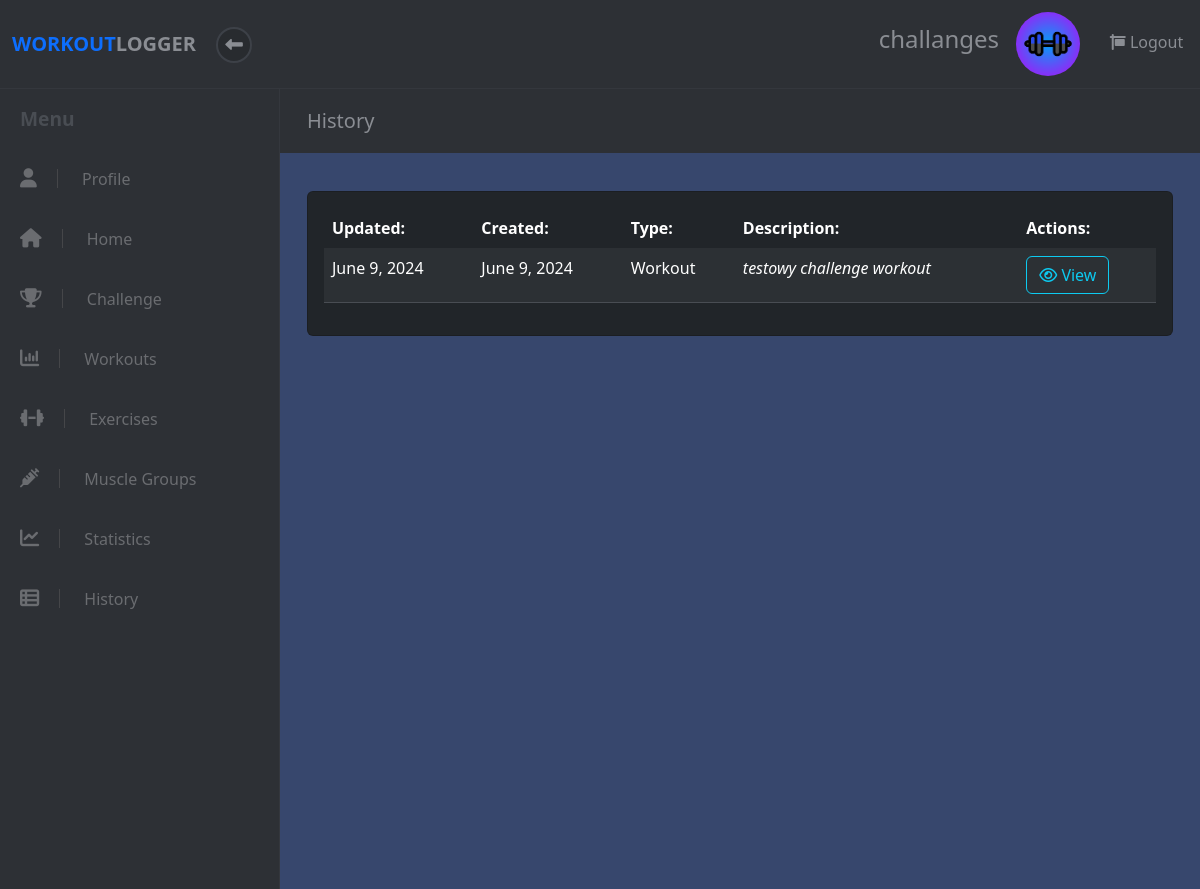
/history (signed in), run on an earlier commit of the app's database.
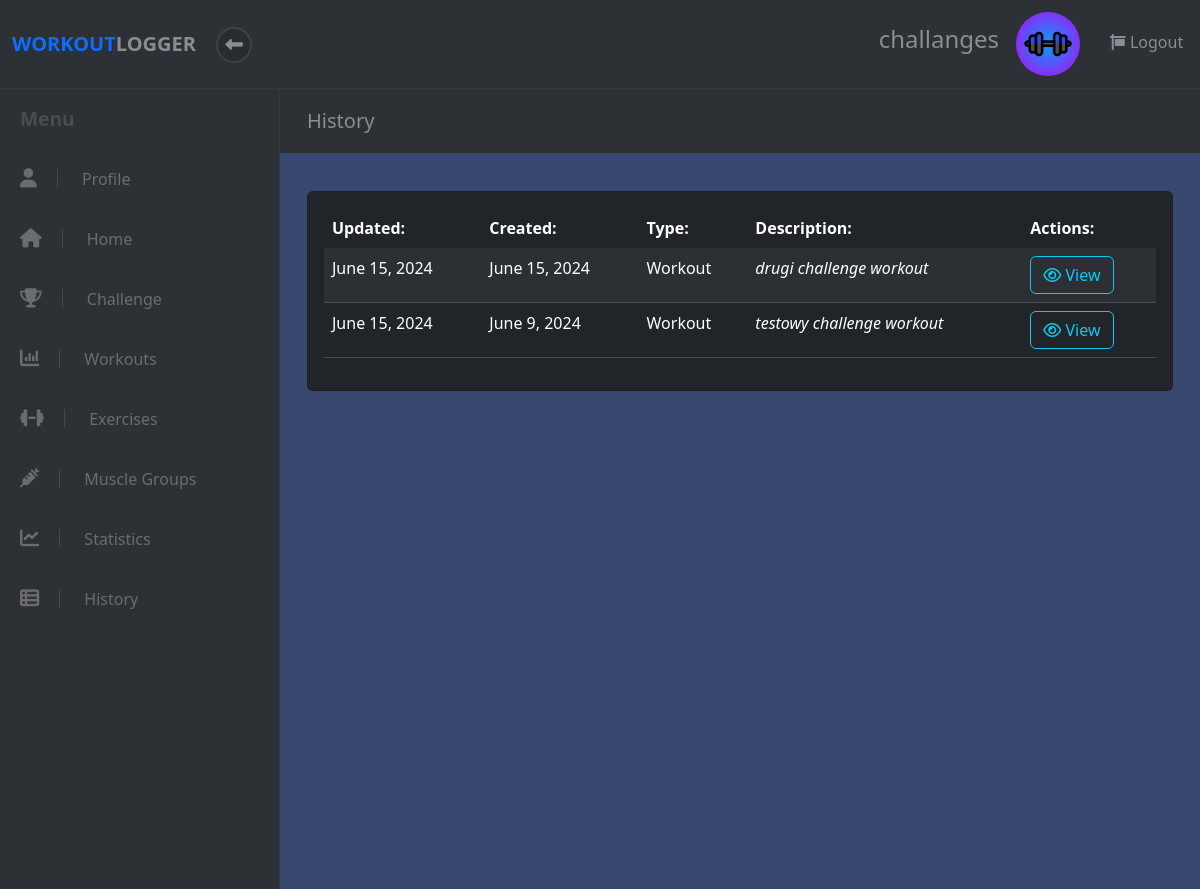
And on a later commit of the database.
### workout/models.py (models this page shows, shortened)
class User(models.Model):
    username = models.CharField(max_length=20)
    email = models.CharField(max_length=50)
    password = models.CharField(max_length=22)
    created_at = models.DateTimeField(auto_now_add=True)
    updated_at = models.DateTimeField(auto_now=True)
    profile_photo_url = models.CharField(max_length=255, blank=True, null=True)
    background_photo_url = models.CharField(max_length=255, blank=True, null=True)
    objects = UserManager()

class Workout(models.Model):
    name = models.CharField(max_length=50)
    description = models.CharField(max_length=150)
    completed = models.BooleanField(default=False)
    is_shared = models.BooleanField(default=False)
    user = models.ForeignKey(User, on_delete=models.CASCADE, default=None)
    challenge = models.ForeignKey(Challenge, on_delete=models.CASCADE, default=None, blank=True, null=True)
    created_at = models.DateTimeField(auto_now_add=True)
    updated_at = models.DateTimeField(auto_now=True)
    def class_name(self):
        return self.__class__.__name__

### workout/views.py (the view)
# urls.py: re_path(r'^history$', views.view_all),
def view_all(request):
    try:
        user = User.objects.get(id=request.session["user_id"])
        workout_list = Workout.objects.filter(user__id=user.id)
        ste_list = StrengthTrainingExercise.objects.filter(user__id=user.id)
        ete_list = EnduranceTrainingExercise.objects.filter(user__id=user.id)
        be_list = BalanceExercise.objects.filter(user__id=user.id)
        fe_list = FlexibilityExercise.objects.filter(user__id=user.id)
        page = request.GET.get('page', 1)
        data_list = list(chain(workout_list, ste_list,ete_list, be_list, fe_list))
        paginator = Paginator(sorted(data_list, key=lambda x: x.updated_at, reverse=True), 12)
        try:
            data = paginator.page(page)
        except PageNotAnInteger:
            data = paginator.page(1)
        except EmptyPage:
            data = paginator.page(paginator.num_pages)
        data = {
            'user': user,
            'data': data,
        }
        return render(request, "workout/view_all.html", data)
    except (KeyError, User.DoesNotExist) as err:
        messages.info(request, "You must be logged in to view this page.", extra_tags="invalid_session")
        logging.warning("User must be logged in to view 'view_all'.")
        return redirect("/")

### workout/templates/workout/view_all.html (shortened to what this page needs)
<!DOCTYPE html>
<html>
  <head>
    {% load static %}
    <link
      rel="stylesheet"
      href="{% static 'fontawesomefree/css/all.min.css' %}"
    />
    <link rel="stylesheet" href="../../static/workout/styles.css" />
    {% load bootstrap5 %} {% bootstrap_css %} {% bootstrap_javascript %}
  </head>
  <body>
    {% include 'workout/widgets/header.html' %}
    <div class="d-flex align-items-stretch">
      {% include 'workout/widgets/sidebar.html' %}
      <div class="page-content">
        <div class="page-header">
          <div class="container-fluid">
            <h2 class="h5 no-margin-bottom">History</h2>
          </div>
        </div>
        <section class="no-padding-bottom">
          <div class="container-fluid">
            <div class="row">
              <div class="col-lg-12 pb-4">
                {% if data %}
                <div class="card bg-dark add-exercise mb-4 mt-2">
                  <div class="card-body">
                    <table
                      class="table table-dark table-striped all-data-table text-light"
                    >
                      <thead>
                        <tr>
                          <th scope="col">Updated:</th>
                          <th scope="col">Created:</th>
                          <th scope="col">Type:</th>
                          <th scope="col">Description:</th>
                          <th scope="col">Actions:</th>
                        </tr>
                      </thead>
                      <tbody>
                        {% for info in data %}
                        <tr>
                          <td scope="row">{{info.updated_at | date}}</td>
                          <td scope="row">{{info.created_at | date}}</td>
                          <td scope="row">
                            {% if info.exercise_name %}
                                {{ info.exercise_name }}
                            {% else %}
                                Workout
                            {% endif %}
                        </td>
                          <td><em>{{info.name}}</em></td>
                          <td>
                            {% if info.class_name == 'Workout' %}
                            <form action="/workout/{{info.id}}">
                              <button
                                class="btn btn-outline-info"
                                type="submit"
                              >
                                <i class="fa fa-eye"></i> View
                              </button>
                            </form>
                            {% endif %}
                          </td>
                        </tr>
                        {% endfor %}
                      </tbody>
                    </table>
                  </div>
                </div>
                {% endif %}
              </div>
            </div>
          </div>
        </section>
      </div>
    </div>
  </body>
</html>

### workout/templates/workout/widgets/header.html
<header class="header">
  <nav class="navbar navbar-expand-lg my-0 py-1">
    <div
      class="container-fluid d-flex align-items-center justify-content-between"
    >
      <div class="navbar-header">
        <a href="/dashboard" class="navbar-brand">
          <div class="brand-text brand-big visible text-uppercase">
            <strong class="text-primary">Workout </strong
            ><strong>Logger</strong>
          </div>
        </a>
        <button class="sidebar-toggle">
          <i class="fa fa-long-arrow-left"></i>
        </button>
      </div>
      <ul class="right-menu list-inline no-margin-bottom">
        {% if user.username %}
        <li class="list-inline-item">
          <div class="sidebar-header d-flex align-items-center">
            <div class="title">
              <h1 class="h4">{{ user.username }}</h1>
            </div>
          </div>
        </li>
        {% endif %} {% if user.profile_photo_url %}
        <li class="list-inline-item">
          <a href="/profile" class="nav-link">
            <div class="avatar">
              <img
                src="{{ user.profile_photo_url }}"
                alt="User Profile Picture"
                height="64"
                width="64"
                class="rounded-circle"
              />
            </div>
          </a>
        </li>
        {% else %} {% load static %}
        <li class="list-inline-item">
          <a href="/profile" class="nav-link">
            <div class="avatar">
              <img
                src="{% static 'workout/images/workout_logger.png' %}"
                alt="User Profile Picture"
                height="64"
                width="64"
                class="rounded-circle"
              />
            </div>
          </a>
        </li>
        {% endif %}
        <li class="list-inline-item ms-2">
          <a href="/user/logout" class="nav-link">
            <i class="fa fa-sign -out-alt"></i> Logout
          </a>
        </li>
      </ul>
    </div>
  </nav>
</header>

### workout/templates/workout/widgets/sidebar.html
<nav id="sidebar">
  <span class="heading mt-3">Menu</span>
  <ul class="list-unstyled">
    <li>
      <a href="/profile"><i class="fa fa-user"></i> Profile</a>
    </li>
    <li>
      <a href="/dashboard"><i class="fa fa-home"></i> Home</a>
    </li>
    <li>
      <a href="/challenges"><i class="fa fa-trophy"></i> Challenge</a>
    </li>
    <li>
      <a href="/workout"><i class="fa fa-bar-chart"></i> Workouts</a>
    </li>
    <li>
      <a href="/exercise"><i class="fa fa-dumbbell"></i> Exercises</a>
    </li>
    <li>
      <a href="/musclegroup"><i class="fa fa-syringe"></i> Muscle Groups</a>
    </li>
    <li>
      <a href="/statistics"><i class="fa fa-line-chart"></i> Statistics</a>
    </li>
    <li>
      <a href="/history"><i class="fa fa-th-list"></i> History</a>
    </li>
  </ul>
</nav>

### workout/static/workout/styles.css (style rules this page uses)
body { position: relative; }
section { padding: 0 15px; }
a { -webkit-transition: all 0.3s; transition: all 0.3s; display: inline-block; }
button { cursor: pointer; }
i, span, strong { display: inline-block; }
.no-padding-bottom { padding-bottom: 0 !important; }
.no-margin-bottom { margin-bottom: 0 !important; }
.page-content { background: #37476d; min-height: 100vh; width: calc(100% - 280px); padding: 0; }
.page-header { padding: 20px 15px; background: #2d3035; color: #8a8d93; margin-bottom: 30px; }
nav.navbar { background: #2d3035; color: #8a8d93; padding-top: 20px; padding-bottom: 20px; border-bottom: 1px solid #34373d; z-index: 9998; }
nav.navbar .sidebar-toggle { width: 36px; height: 36px; line-height: 29px; text-align: center; border-radius: 50%; background: #282b2f; color: #8a8d93; font-size: 1.1rem; border: 2px solid #3d4148; outline: none; }
nav.navbar a { color: inherit; }
nav.navbar .brand-text { display: none; font-weight: 700; }
nav.navbar .brand-text.visible { display: block; }
nav.navbar a.nav-link { padding: .5rem .3rem; position: relative; }
nav#sidebar { width: 280px; background: #2d3035; color: #6a6c70; border-right: 1px solid #34373d; }
nav#sidebar a { color: inherit; text-decoration: none; position: relative; }
nav#sidebar a i { font-size: 1.2em; margin-right: 10px; -webkit-transition: none; transition: none; }
nav#sidebar span.heading { font-weight: 700; margin-left: 20px; color: #494d53; font-size: 1.2rem; margin-bottom: 15px; }
nav#sidebar ul { max-height: none; }
nav#sidebar ul a { padding: 18px 20px; display: block; font-weight: 400; }
nav#sidebar ul a i { margin-right: 20px; -webkit-transition: all 0.3s; transition: all 0.3s; padding-right: 20px; border-right: 1px solid #454649; }
nav#sidebar li { position: relative; }
nav#sidebar li::before { content: ''; width: 2px; height: 100%; background: none; display: block; position: absolute; top: 0; left: 0; z-index: 99; }
.table { margin-bottom: 0; }
.table td, .table th { border-color: #494d53; }
.table thead th { border: none; }
.table-striped tbody tr { -webkit-transition: all 0.3s; transition: all 0.3s; }
.table-striped tbody tr:nth-of-type(odd) { background-color: #282b2f; }
button, input[type='submit'] { cursor: pointer; font-family: inherit; font-weight: 300 !important; }
.navbar { padding: 0.5rem 1rem; }
.navbar-brand { display: inline-block; padding-top: 0.3125rem; padding-bottom: 0.3125rem; margin-right: 1rem; font-size: 1.25rem; }
.btn { font-weight: normal; border: 1px solid transparent; padding: 0.5rem 0.75rem; font-size: 1rem; line-height: 1.25; border-radius: 0.25rem; -webkit-transition: all 0.15s ease-in-out; transition: all 0.15s ease-in-out; }
.btn-outline-info { color: #37cfdc; background-color: transparent; background-image: none; border-color: #37cfdc; }
body { font-family: "Muli", sans-serif; font-size: 1rem; font-weight: normal; line-height: 1.5; color: #212529; background-color: #fff; }
a { color: rgba(42, 79, 247, 0.95); text-decoration: none; }
h1, h2, h3, h4, h5, h6, .h1, .h2, .h3, .h4, .h5, .h6 { margin-bottom: 0.5rem; font-family: inherit; font-weight: 700; line-height: 1.1; color: inherit; }
h1, .h1 { font-size: 2.5rem; }
h2, .h2 { font-size: 2rem; }
h4, .h4 { font-size: 1.5rem; }
h5, .h5 { font-size: 1.25rem; }
.text-primary { color: rgba(42, 79, 247, 0.95) !important; }
.bg-dark { background-color: #343a40 !important; }
.text-light { color: #f8f9fa !important; }

What changed in the data, as far as the page shows it:
added Workout: updated_at "June 15, 2024", created_at "June 15, 2024", name "drugi challenge workout"
changed Workout "June 9, 2024": updated_at "June 9, 2024" → "June 15, 2024"
